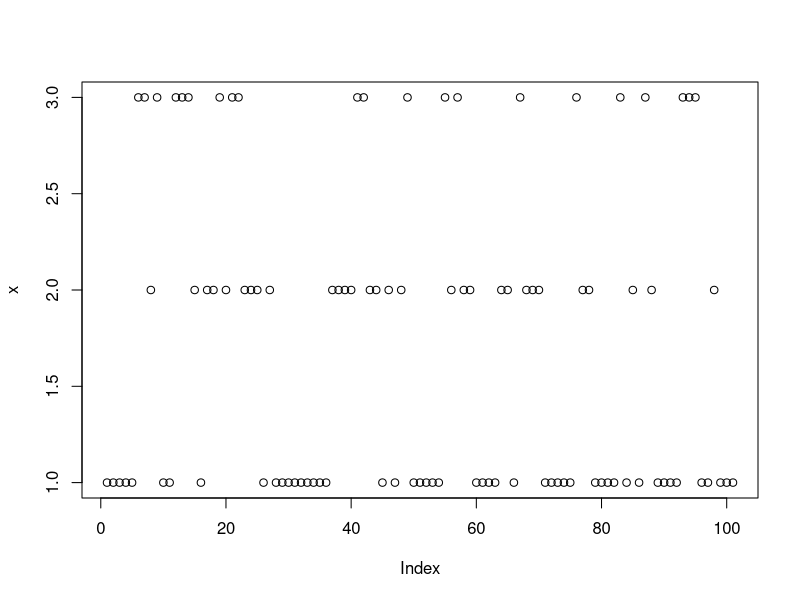

Source code (R):
A = rbind( c(.7,.2,.1), c(.3,.4,.3), c(.2,.5,.3) )
day = c("sun","clouds","rain")
rownames(A) = day
colnames(A) = day

x = 1
for(i in 1:100){
  for(j in 1:3){
    if(x[i] == j){#what is the current state: sun 1; clouds 2; rain: 3
      x = c(x,sample(c(1,2,3),size=1,prob=A[j,]))
      print(x)
    }
  }
}
plot(x)

sum(x==1)#number of sunny days
sum(x==2)#number of cloudy days
sum(x==3)#number of rainy days

B=A
for(n in 1:200){
  B=B%*%A
}
#pi is an eigenvector with lamda=1 of t(P)
pi1=eigen(t(A))$vector[,1]#we only care abt eigenvector when eigenvalue is 1
pi1=pi1/sum(pi1)#46% seeing the sun, 32% of cloudy and 20% of rainy
